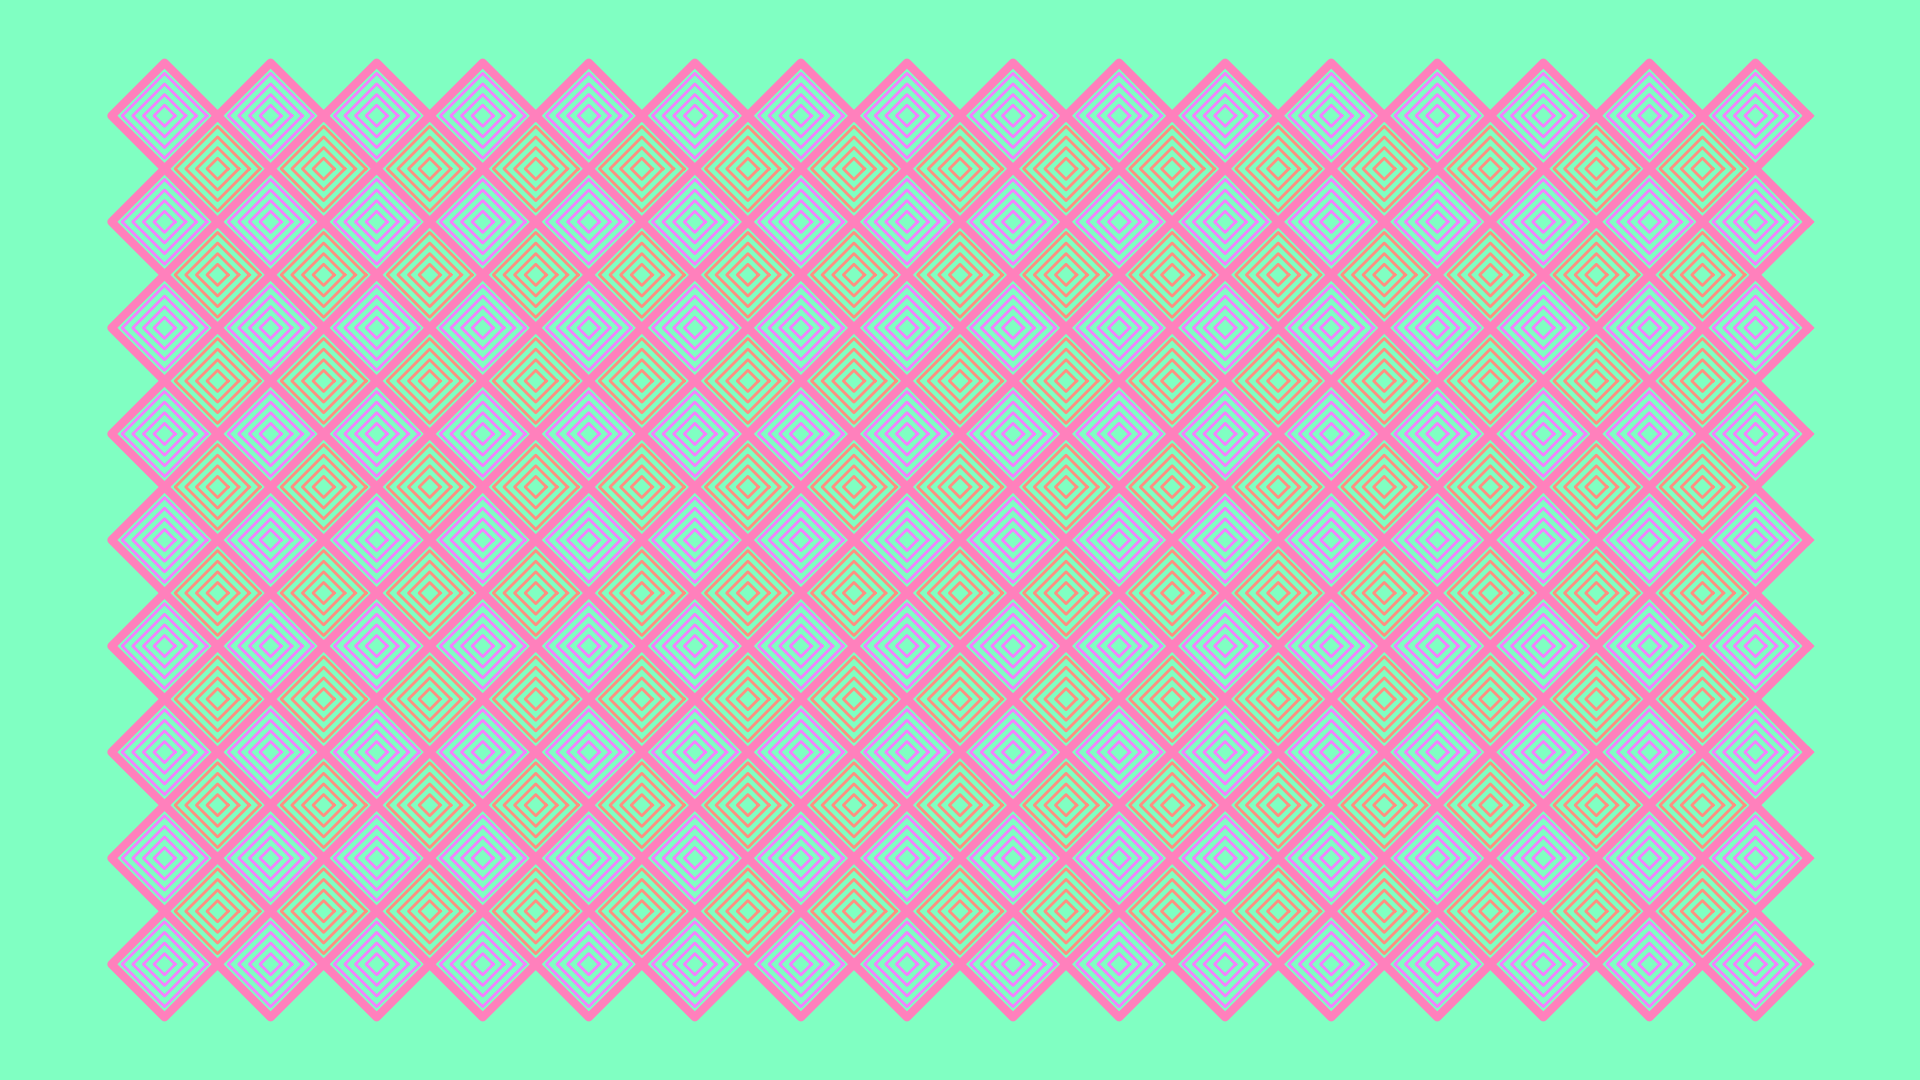

Generate this figure with Python:
from pathlib import Path

import matplotlib.pyplot as plt
import numpy as np


def hsv2rgb(h: float=0.0, s: float=1.0, v: float=1.0) -> str:
    rgb: np.ndarray = (255 * ((np.clip(np.abs(np.modf(h + np.array([0.0, 2.0, 1.0]) / 3)[0] * 6 - 3) - 1, 0, 1) - 1) * s + 1) * v).round(0).astype(int)
    return "#" + "".join(f"{i:02x}" for i in rgb)


def main() -> None:
    # config
    fp: Path = Path(__file__).resolve().with_suffix(".png")
    plt.rcParams["figure.dpi"] = 100
    plt.rcParams["figure.figsize"] = [19.2, 10.8]
    rng: np.random.Generator = np.random.default_rng()
    offset: float = rng.random()
    saturation: float = 0.5
    value: float = 1.0
    bgc: str = hsv2rgb(offset, saturation, value)
    # generate figure
    fig: plt.Figure
    ax: plt.Axes
    fig, ax = plt.subplots()
    # plot
    t: np.ndarray = np.linspace(0, 2*np.pi, 5, endpoint=True)
    c: np.ndarray = np.cos(t)
    s: np.ndarray = np.sin(t)
    hue: float = offset + 0.4
    color: str = hsv2rgb(hue, saturation, value)
    r: float
    for i in range(16):
        for j in range(9):
            for k in range(4):
                r = 0.5 * (1+k)*0.2
                ax.plot(r*c+i, r*s+j, linewidth=2, color=color)
    hue = offset + 0.5
    color = hsv2rgb(hue, saturation, value)
    for i in range(16):
        for j in range(9):
            ax.plot(0.5*c+i, 0.5*s+j, linewidth=6, color=color)
    hue = offset + 0.6
    color = hsv2rgb(hue, saturation, value)
    for i in range(15):
        for j in range(8):
            for k in range(4):
                r = 0.5 * (1+k)*0.2
                ax.plot(r*c+i+0.5, r*s+j+0.5, linewidth=2, color=color)
    # arrange
    #ax.set_xlim(0, 1)
    #ax.set_ylim(0, 1)
    ax.axis("off")
    ax.set_aspect("equal")
    ax.set_facecolor(bgc)
    fig.set_facecolor(bgc)
    fig.tight_layout()
    # output
    fig.savefig(fp)
    plt.cla()
    plt.clf()
    plt.close(fig)
    return None


if __name__ == "__main__":
    main()
